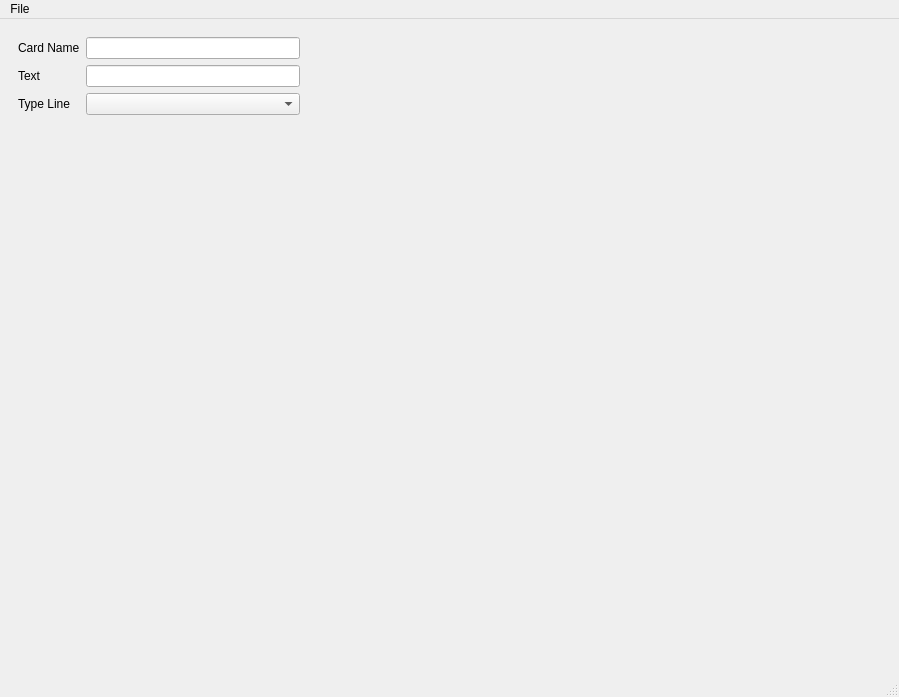
<?xml version="1.0" encoding="UTF-8"?>
<ui version="4.0">
  <class>MainWindow</class>
  <widget class="QMainWindow" name="MainWindow">
    <property name="geometry">
      <rect>
        <x>0</x>
        <y>0</y>
        <width>899</width>
        <height>697</height>
      </rect>
    </property>
    <property name="windowTitle">
      <string>MainWindow</string>
    </property>
    <widget class="QWidget" name="centralwidget">
      <layout class="QGridLayout" name="gridLayout">
        <item row="1" column="0">
          <widget class="QWidget" name="searchWidget" native="true">
            <property name="maximumSize">
              <size>
                <width>300</width>
                <height>16777215</height>
              </size>
            </property>
            <layout class="QGridLayout" name="gridLayout_4">
              <item row="1" column="0">
                <widget class="QLabel" name="label_2">
                  <property name="text">
                    <string>Text</string>
                  </property>
                </widget>
              </item>
              <item row="1" column="1">
                <widget class="QLineEdit" name="lineEdit_2"/>
              </item>
              <item row="0" column="1">
                <widget class="QLineEdit" name="lineEdit"/>
              </item>
              <item row="2" column="0">
                <widget class="QLabel" name="label_3">
                  <property name="text">
                    <string>Type Line</string>
                  </property>
                </widget>
              </item>
              <item row="0" column="0">
                <widget class="QLabel" name="label">
                  <property name="text">
                    <string>Card Name</string>
                  </property>
                </widget>
              </item>
              <item row="3" column="1">
                <spacer name="verticalSpacer">
                  <property name="orientation">
                    <enum>Qt::Vertical</enum>
                  </property>
                  <property name="sizeHint" stdset="0">
                    <size>
                      <width>20</width>
                      <height>40</height>
                    </size>
                  </property>
                </spacer>
              </item>
              <item row="2" column="1">
                <widget class="QComboBox" name="comboBox"/>
              </item>
            </layout>
          </widget>
        </item>
        <item row="1" column="1">
          <widget class="QWidget" name="gridWidget" native="true">
            <layout class="QGridLayout" name="collectionViewLayout"/>
          </widget>
        </item>
      </layout>
    </widget>
    <widget class="QMenuBar" name="menubar">
      <property name="geometry">
        <rect>
          <x>0</x>
          <y>0</y>
          <width>899</width>
          <height>22</height>
        </rect>
      </property>
      <widget class="QMenu" name="menuFile">
        <property name="title">
          <string>File</string>
        </property>
        <addaction name="actionOpen"/>
        <addaction name="actionSave"/>
      </widget>
      <addaction name="menuFile"/>
    </widget>
    <widget class="QStatusBar" name="statusbar"/>
    <action name="actionOpen">
      <property name="text">
        <string>Open</string>
      </property>
    </action>
    <action name="actionSave">
      <property name="text">
        <string>Save</string>
      </property>
    </action>
  </widget>
  <resources/>
  <connections/>
</ui>
